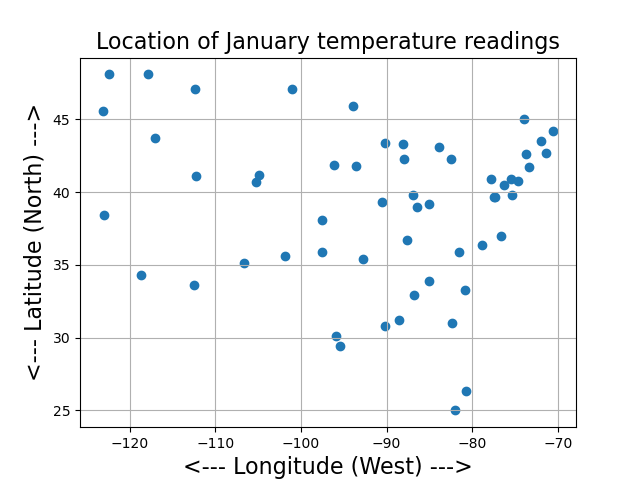

Here is the Python script that generated this plot:
#! /usr/bin/env python3
#
def temperature_scatter ( ):

#*****************************************************************************80
#
## temperature_scatter() draws a scatter plot of temperature reading locations.
#
#  Licensing:
#
#    This code is distributed under the MIT license.
#
#  Modified:
#
#    21 April 2019
#
#  Author:
#
#    John Burkardt
#
  import matplotlib
  import matplotlib.pyplot as plt
  import numpy as np
  import platform

  print ( '' )
  print ( 'temperature_scatter():' )
  print ( '  python version:     ' + platform.python_version ( ) )
  print ( '  numpy version:      ' + np.version.version )
  print ( '  matplotlib version: ' + matplotlib.__version__ )
  print ( '  Make a scatter plot of temperature reading locations.' )
#
#  Read temperature, -longitude, latitude.
#
  filename = 'temperature_data.txt'
  data = np.loadtxt ( filename )
#
#  Split the data.
#
  temperature = data[:,0]
  longitude = data[:,1]
  latitude = data[:,2]
#
#  Plot the data.
#
  plt.scatter ( longitude, latitude )
  plt.grid ( True )
  plt.xlabel ( '<--- Longitude (West) --->', fontsize = 16 )
  plt.ylabel ( '<--- Latitude (North) --->', fontsize = 16 )
  plt.title ( 'Location of January temperature readings', fontsize = 16 )
  filename = 'temperature_scatter.png'
  plt.savefig ( filename )
  print ( '  Graphics saved as "' + filename + '"' )
  plt.show ( block = False )
  plt.close ( )
#
#  Terminate.
#
  print ( '' )
  print ( 'temperature_scatter():' )
  print ( '  Normal end of execution.' )
  return

def timestamp ( ):

#*****************************************************************************80
#
## timestamp() prints the date as a timestamp.
#
#  Licensing:
#
#    This code is distributed under the MIT license. 
#
#  Modified:
#
#    06 April 2013
#
#  Author:
#
#    John Burkardt
#
  import time

  t = time.time ( )
  print ( time.ctime ( t ) )

  return

if ( __name__ == '__main__' ):
  timestamp ( )
  temperature_scatter ( )
  timestamp ( )
 
